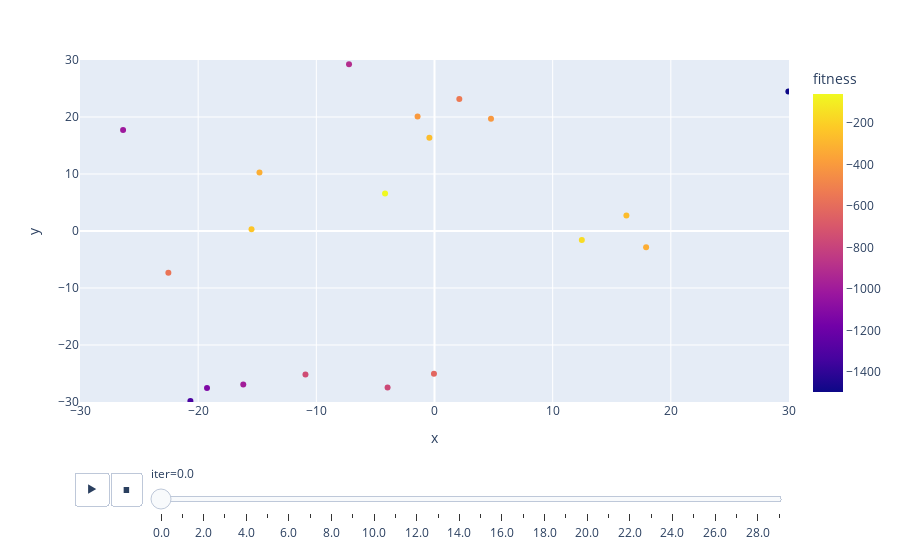

Notebook source saved alongside this figure:
### Code cell
init = (np.random.rand(20, 2) * 60) - 30
    
df_evol = genetico(init, esfera)

fig = px.scatter(df_evol, x='x', y='y', color='fitness', animation_frame='iter',
                 range_y=[-30, 30], range_x=[-30, 30])
fig.show()

### Figure 1 — Plotly figure (JSON) as saved in the notebook; plotly's stock layout.template omitted (floating-point values rounded to 4 significant figures)
{"data": [{"hovertemplate": "iter=0.0<br>x=%{x}<br>y=%{y}<br>fitness=%{marker.color}<extra></extra>", "legendgroup": "", "marker": {"color": [-405.7, -561.1, -157.9, -410.6, -1129.0, -770.4, -324.4, -907.7, -239.9, -1008.0, -328.8, -752.1, -540.6, -60.5, -1317.0, -626.3, -986.8, -268.4, -271.2, -1497.0], "coloraxis": "coloraxis", "symbol": "circle"}, "mode": "markers", "name": "", "orientation": "v", "showlegend": false, "type": "scatter", "x": [-1.431, -22.52, 12.47, 4.78, -19.25, -3.97, -14.81, -7.234, -15.49, -26.35, 17.91, -10.92, 2.1, -4.183, -20.66, -0.04541, -16.18, -0.433, 16.24, 29.95], "xaxis": "x", "y": [20.09, -7.34, -1.566, 19.69, -27.54, -27.47, 10.25, 29.25, 0.315, 17.72, -2.861, -25.16, 23.15, 6.558, -29.84, -25.03, -26.92, 16.38, 2.731, 24.49], "yaxis": "y"}], "layout": {"coloraxis": {"colorbar": {"title": {"text": "fitness"}}, "colorscale": [[0, "#0d0887"], [0.1111, "#46039f"], [0.2222, "#7201a8"], [0.3333, "#9c179e"], [0.4444, "#bd3786"], [0.5556, "#d8576b"], [0.6667, "#ed7953"], [0.7778, "#fb9f3a"], [0.8889, "#fdca26"], [1, "#f0f921"]]}, "legend": {"tracegroupgap": 0}, "margin": {"t": 60}, "sliders": [{"active": 0, "currentvalue": {"prefix": "iter="}, "len": 0.9, "pad": {"b": 10, "t": 60}, "steps": [{"args": [["0.0"], {"frame": {"duration": 0, "redraw": false}, "fromcurrent": true, "mode": "immediate", "transition": {"duration": 0, "easing": "linear"}}], "label": "0.0", "method": "animate"}, {"args": [["1.0"], {"frame": {"duration": 0, "redraw": false}, "fromcurrent": true, "mode": "immediate", "transition": {"duration": 0, "easing": "linear"}}], "label": "1.0", "method": "animate"}, {"args": [["2.0"], {"frame": {"duration": 0, "redraw": false}, "fromcurrent": true, "mode": "immediate", "transition": {"duration": 0, "easing": "linear"}}], "label": "2.0", "method": "animate"}, {"args": [["3.0"], {"frame": {"duration": 0, "redraw": false}, "fromcurrent": true, "mode": "immediate", "transition": {"duration": 0, "easing": "linear"}}], "label": "3.0", "method": "animate"}, {"args": [["4.0"], {"frame": {"duration": 0, "redraw": false}, "fromcurrent": true, "mode": "immediate", "transition": {"duration": 0, "easing": "linear"}}], "label": "4.0", "method": "animate"}, {"args": [["5.0"], {"frame": {"duration": 0, "redraw": false}, "fromcurrent": true, "mode": "immediate", "transition": {"duration": 0, "easing": "linear"}}], "label": "5.0", "method": "animate"}, {"args": [["6.0"], {"frame": {"duration": 0, "redraw": false}, "fromcurrent": true, "mode": "immediate", "transition": {"duration": 0, "easing": "linear"}}], "label": "6.0", "method": "animate"}, {"args": [["7.0"], {"frame": {"duration": 0, "redraw": false}, "fromcurrent": true, "mode": "immediate", "transition": {"duration": 0, "easing": "linear"}}], "label": "7.0", "method": "animate"}, {"args": [["8.0"], {"frame": {"duration": 0, "redraw": false}, "fromcurrent": true, "mode": "immediate", "transition": {"duration": 0, "easing": "linear"}}], "label": "8.0", "method": "animate"}, {"args": [["9.0"], {"frame": {"duration": 0, "redraw": false}, "fromcurrent": true, "mode": "immediate", "transition": {"duration": 0, "easing": "linear"}}], "label": "9.0", "method": "animate"}, {"args": [["10.0"], {"frame": {"duration": 0, "redraw": false}, "fromcurrent": true, "mode": "immediate", "transition": {"duration": 0, "easing": "linear"}}], "label": "10.0", "method": "animate"}, {"args": [["11.0"], {"frame": {"duration": 0, "redraw": false}, "fromcurrent": true, "mode": "immediate", "transition": {"duration": 0, "easing": "linear"}}], "label": "11.0", "method": "animate"}, {"args": [["12.0"], {"frame": {"duration": 0, "redraw": false}, "fromcurrent": true, "mode": "immediate", "transition": {"duration": 0, "easing": "linear"}}], "label": "12.0", "method": "animate"}, {"args": [["13.0"], {"frame": {"duration": 0, "redraw": false}, "fromcurrent": true, "mode": "immediate", "transition": {"duration": 0, "easing": "linear"}}], "label": "13.0", "method": "animate"}, {"args": [["14.0"], {"frame": {"duration": 0, "redraw": false}, "fromcurrent": true, "mode": "immediate", "transition": {"duration": 0, "easing": "linear"}}], "label": "14.0", "method": "animate"}, {"args": [["15.0"], {"frame": {"duration": 0, "redraw": false}, "fromcurrent": true, "mode": "immediate", "transition": {"duration": 0, "easing": "linear"}}], "label": "15.0", "method": "animate"}, {"args": [["16.0"], {"frame": {"duration": 0, "redraw": false}, "fromcurrent": true, "mode": "immediate", "transition": {"duration": 0, "easing": "linear"}}], "label": "16.0", "method": "animate"}, {"args": [["17.0"], {"frame": {"duration": 0, "redraw": false}, "fromcurrent": true, "mode": "immediate", "transition": {"duration": 0, "easing": "linear"}}], "label": "17.0", "method": "animate"}, {"args": [["18.0"], {"frame": {"duration": 0, "redraw": false}, "fromcurrent": true, "mode": "immediate", "transition": {"duration": 0, "easing": "linear"}}], "label": "18.0", "method": "animate"}, {"args": [["19.0"], {"frame": {"duration": 0, "redraw": false}, "fromcurrent": true, "mode": "immediate", "transition": {"duration": 0, "easing": "linear"}}], "label": "19.0", "method": "animate"}, {"args": [["20.0"], {"frame": {"duration": 0, "redraw": false}, "fromcurrent": true, "mode": "immediate", "transition": {"duration": 0, "easing": "linear"}}], "label": "20.0", "method": "animate"}, {"args": [["21.0"], {"frame": {"duration": 0, "redraw": false}, "fromcurrent": true, "mode": "immediate", "transition": {"duration": 0, "easing": "linear"}}], "label": "21.0", "method": "animate"}, {"args": [["22.0"], {"frame": {"duration": 0, "redraw": false}, "fromcurrent": true, "mode": "immediate", "transition": {"duration": 0, "easing": "linear"}}], "label": "22.0", "method": "animate"}, {"args": [["23.0"], {"frame": {"duration": 0, "redraw": false}, "fromcurrent": true, "mode": "immediate", "transition": {"duration": 0, "easing": "linear"}}], "label": "23.0", "method": "animate"}, {"args": [["24.0"], {"frame": {"duration": 0, "redraw": false}, "fromcurrent": true, "mode": "immediate", "transition": {"duration": 0, "easing": "linear"}}], "label": "24.0", "method": "animate"}, {"args": [["25.0"], {"frame": {"duration": 0, "redraw": false}, "fromcurrent": true, "mode": "immediate", "transition": {"duration": 0, "easing": "linear"}}], "label": "25.0", "method": "animate"}, {"args": [["26.0"], {"frame": {"duration": 0, "redraw": false}, "fromcurrent": true, "mode": "immediate", "transition": {"duration": 0, "easing": "linear"}}], "label": "26.0", "method": "animate"}, {"args": [["27.0"], {"frame": {"duration": 0, "redraw": false}, "fromcurrent": true, "mode": "immediate", "transition": {"duration": 0, "easing": "linear"}}], "label": "27.0", "method": "animate"}, {"args": [["28.0"], {"frame": {"duration": 0, "redraw": false}, "fromcurrent": true, "mode": "immediate", "transition": {"duration": 0, "easing": "linear"}}], "label": "28.0", "method": "animate"}, {"args": [["29.0"], {"frame": {"duration": 0, "redraw": false}, "fromcurrent": true, "mode": "immediate", "transition": {"duration": 0, "easing": "linear"}}], "label": "29.0", "method": "animate"}], "x": 0.1, "xanchor": "left", "y": 0, "yanchor": "top"}], "updatemenus": [{"buttons": [{"args": [null, {"frame": {"duration": 500, "redraw": false}, "fromcurrent": true, "mode": "immediate", "transition": {"duration": 500, "easing": "linear"}}], "label": "&#9654;", "method": "animate"}, {"args": [[null], {"frame": {"duration": 0, "redraw": false}, "fromcurrent": true, "mode": "immediate", "transition": {"duration": 0, "easing": "linear"}}], "label": "&#9724;", "method": "animate"}], "direction": "left", "pad": {"r": 10, "t": 70}, "showactive": false, "type": "buttons", "x": 0.1, "xanchor": "right", "y": 0, "yanchor": "top"}], "xaxis": {"anchor": "y", "domain": [0, 1], "range": [-30, 30], "title": {"text": "x"}}, "yaxis": {"anchor": "x", "domain": [0, 1], "range": [-30, 30], "title": {"text": "y"}}}}
